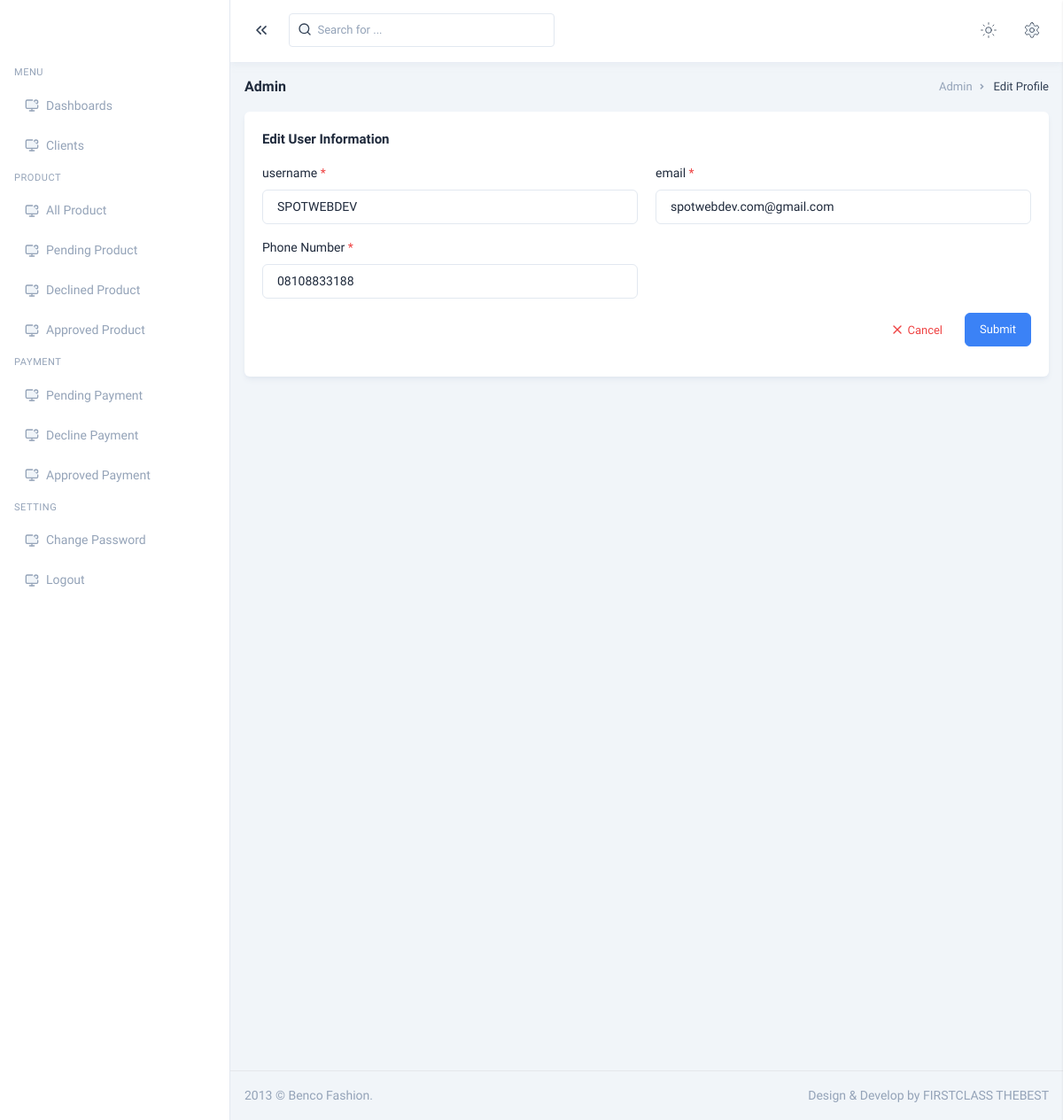
Page /admin/edit.php?edit_id=2 (signed in) on the committed database.
### tables this page shows
CREATE TABLE `client` (
  `id` int(11) NOT NULL,
  `username` varchar(255) NOT NULL,
  `email` varchar(255) NOT NULL,
  `phone_number` varchar(255) NOT NULL,
  `password` varchar(255) NOT NULL,
  `country` varchar(255) NOT NULL,
  `state` varchar(255) NOT NULL,
  `address` varchar(255) NOT NULL
);

### admin/edit.php (the view, shortened to what this page needs)
<?php
include('../server/admin/authoriazation/index.php');
if (isset($_GET['edit_id'])) {
         $edit_id = $_GET['edit_id'];
         $select = mysqli_query($connection, "SELECT * FROM `client` WHERE `id`='$edit_id'");
         if (mysqli_num_rows($select)) {
                  while ($row = mysqli_fetch_assoc($select)) {
                           $email = $row['email'];
                           $name = $row['username'];
                           $phonenumber = $row['phone_number'];
                  }
         } else {
                  echo "<script>window.open('./users.php', '_self');</script>";
         }
} else {
         echo "<script>window.open('./users.php', '_self');</script>";
}
?>
<!DOCTYPE html>
<html lang="en" class="light scroll-smooth group" data-layout="vertical" data-sidebar="light" data-sidebar-size="lg" data-mode="light" data-topbar="light" data-skin="default" data-navbar="sticky" data-content="fluid" dir="ltr">
<head>
         <link rel="stylesheet" href="assets/css/tailwind2.css">
</head>
<body class="text-base bg-body-bg text-body font-public dark:text-zink-100 dark:bg-zink-800 group-data-[skin=bordered]:bg-body-bordered group-data-[skin=bordered]:dark:bg-zink-700">
         <div class="group-data-[sidebar-size=sm]:min-h-sm group-data-[sidebar-size=sm]:relative">
                  <?php include('./components/sidenav.php') ?>
                  <?php include('./components/horizontal.php') ?>
                  <div class="relative min-h-screen group-data-[sidebar-size=sm]:min-h-sm">
                           <div class="group-data-[sidebar-size=lg]:ltr:md:ml-vertical-menu group-data-[sidebar-size=lg]:rtl:md:mr-vertical-menu group-data-[sidebar-size=md]:ltr:ml-vertical-menu-md group-data-[sidebar-size=md]:rtl:mr-vertical-menu-md group-data-[sidebar-size=sm]:ltr:ml-vertical-menu-sm group-data-[sidebar-size=sm]:rtl:mr-vertical-menu-sm pt-[calc(theme('spacing.header')_*_1)] pb-[calc(theme('spacing.header')_*_0.8)] px-4 group-data-[navbar=bordered]:pt-[calc(theme('spacing.header')_*_1.3)] group-data-[navbar=hidden]:pt-0 group-data-[layout=horizontal]:mx-auto group-data-[layout=horizontal]:max-w-screen-2xl group-data-[layout=horizontal]:px-0 group-data-[layout=horizontal]:group-data-[sidebar-size=lg]:ltr:md:ml-auto group-data-[layout=horizontal]:group-data-[sidebar-size=lg]:rtl:md:mr-auto group-data-[layout=horizontal]:md:pt-[calc(theme('spacing.header')_*_1.6)] group-data-[layout=horizontal]:px-3 group-data-[layout=horizontal]:group-data-[navbar=hidden]:pt-[calc(theme('spacing.header')_*_0.9)]">
                                    <div class="container-fluid group-data-[content=boxed]:max-w-boxed mx-auto">
                                             <div class="flex flex-col gap-2 py-4 md:flex-row md:items-center print:hidden">
                                                      <div class="grow">
                                                               <h5 class="text-16">Admin</h5>
                                                      </div>
                                                      <ul class="flex items-center gap-2 text-sm font-normal shrink-0">
                                                               <li class="relative before:content-['\ea54'] before:font-remix ltr:before:-right-1 rtl:before:-left-1  before:absolute before:text-[18px] before:-top-[3px] ltr:pr-4 rtl:pl-4 before:text-slate-400 dark:text-zink-200">
                                                                        <a href="#!" class="text-slate-400 dark:text-zink-200">Admin</a>
                                                               </li>
                                                               <li class="text-slate-700 dark:text-zink-100">
                                                                        Edit Profile
                                                               </li>
                                                      </ul>
                                             </div>
                                             <div class="card">
                                                      <div class="card-body">
                                                               <h6 class="mb-4 text-15">Edit User Information</h6>
                                                               <form method="POST">
                                                                        <div class="grid grid-cols-1 gap-x-5 md:grid-cols-2 xl:grid-cols-3">
                                                                                 <div class="mb-4">
                                                                                          <label for="username" class="inline-block mb-2 text-base font-medium">username <span class="text-red-500">*</span></label>
                                                                                          <input name="username" value="<?php echo $name ?>" type="text" id="firstNameInput2" class="form-input border-slate-200 dark:border-zink-500 focus:outline-none focus:border-custom-500 disabled:bg-slate-100 dark:disabled:bg-zink-600 disabled:border-slate-300 dark:disabled:border-zink-500 dark:disabled:text-zink-200 disabled:text-slate-500 dark:text-zink-100 dark:bg-zink-700 dark:focus:border-custom-800 placeholder:text-slate-400 dark:placeholder:text-zink-200" placeholder="Enter First Name" required>
                                                                                 </div>
                                                                                 <div class="mb-4">
                                                                                          <label for="email" class="inline-block mb-2 text-base font-medium">email <span class="text-red-500">*</span></label>
                                                                                          <input name="email" value="<?php echo $email ?>" type="text" id="cityInput" class="form-input border-slate-200 dark:border-zink-500 focus:outline-none focus:border-custom-500 disabled:bg-slate-100 dark:disabled:bg-zink-600 disabled:border-slate-300 dark:disabled:border-zink-500 dark:disabled:text-zink-200 disabled:text-slate-500 dark:text-zink-100 dark:bg-zink-700 dark:focus:border-custom-800 placeholder:text-slate-400 dark:placeholder:text-zink-200" placeholder="Enter Last Name" required>
                                                                                 </div>
                                                                                 <div class="mb-4">
                                                                                          <label for="phone" class="inline-block mb-2 text-base font-medium">Phone Number <span class="text-red-500">*</span></label>
                                                                                          <input name="phone_number" type="text" value="<?php echo $phonenumber ?>" id="UsernameInput" class="form-input border-slate-200 dark:border-zink-500 focus:outline-none focus:border-custom-500 disabled:bg-slate-100 dark:disabled:bg-zink-600 disabled:border-slate-300 dark:disabled:border-zink-500 dark:disabled:text-zink-200 disabled:text-slate-500 dark:text-zink-100 dark:bg-zink-700 dark:focus:border-custom-800 placeholder:text-slate-400 dark:placeholder:text-zink-200" placeholder="Enter Phone Number" required>
                                                                                 </div>
                                                                        </div>
                                                                        <div class="flex justify-end gap-2">
                                                                                 <button onclick="window.location.reload()" type="button" class="text-red-500 bg-white btn hover:text-red-500 hover:bg-red-100 focus:text-red-500 focus:bg-red-100 active:text-red-500 active:bg-red-100 dark:bg-zink-700 dark:hover:bg-red-500/10 dark:focus:bg-red-500/10 dark:active:bg-red-500/10"><i data-lucide="x" class="inline-block size-4"></i> <span class="align-middle">Cancel</span></button>
                                                                                 <button name="edit" type="submit" class="text-white transition-all duration-200 ease-linear btn bg-custom-500 border-custom-500 hover:text-white hover:bg-custom-600 hover:border-custom-600 focus:text-white focus:bg-custom-600 focus:border-custom-600 focus:ring focus:ring-custom-100 active:text-white active:bg-custom-600 active:border-custom-600 active:ring active:ring-custom-100">Submit</button>
                                                                        </div>
                                                               </form>
                                                      </div>
                                             </div>
                                    </div>
                                    <?php include('./components/footer.php') ?>
                           </div>
                  </div>
         </div>
         <script src="assets/js/datatables/data-tables.tailwindcss.min.js"></script>
</body>
</html>

### rows in the picture
client: username "SPOTWEBDEV", email "spotwebdev.com@gmail.com", phone_number "08108833188"

### other values in the picture
$sitename "Benco Fashion"
